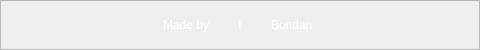
            <widget class="QFrame" name="frame_footer">
             <property name="minimumSize">
              <size>
               <width>0</width>
               <height>50</height>
              </size>
             </property>
             <property name="maximumSize">
              <size>
               <width>16777215</width>
               <height>50</height>
              </size>
             </property>
             <property name="frameShape">
              <enum>QFrame::StyledPanel</enum>
             </property>
             <property name="frameShadow">
              <enum>QFrame::Raised</enum>
             </property>
             <layout class="QHBoxLayout" name="horizontalLayout_2">
              <item>
               <widget class="QFrame" name="placeholder_left">
                <property name="frameShape">
                 <enum>QFrame::StyledPanel</enum>
                </property>
                <property name="frameShadow">
                 <enum>QFrame::Raised</enum>
                </property>
               </widget>
              </item>
              <item>
               <widget class="QLabel" name="madeby">
                <property name="minimumSize">
                 <size>
                  <width>191</width>
                  <height>0</height>
                 </size>
                </property>
                <property name="maximumSize">
                 <size>
                  <width>191</width>
                  <height>16777215</height>
                 </size>
                </property>
                <property name="styleSheet">
                 <string notr="true">font: 25 16pt &quot;SF Pro Display&quot;;
color: rgb(255, 255, 255);</string>
                </property>
                <property name="text">
                 <string>Made by</string>
                </property>
                <property name="alignment">
                 <set>Qt::AlignRight|Qt::AlignTrailing|Qt::AlignVCenter</set>
                </property>
               </widget>
              </item>
              <item>
               <widget class="QLabel" name="separator">
                <property name="minimumSize">
                 <size>
                  <width>50</width>
                  <height>0</height>
                 </size>
                </property>
                <property name="maximumSize">
                 <size>
                  <width>50</width>
                  <height>16777215</height>
                 </size>
                </property>
                <property name="styleSheet">
                 <string notr="true">font: 25 16pt &quot;SF Pro Display&quot;;
color: rgb(255, 255, 255);</string>
                </property>
                <property name="text">
                 <string>l</string>
                </property>
                <property name="alignment">
                 <set>Qt::AlignCenter</set>
                </property>
               </widget>
              </item>
              <item>
               <widget class="QLabel" name="bondan">
                <property name="minimumSize">
                 <size>
                  <width>191</width>
                  <height>0</height>
                 </size>
                </property>
                <property name="maximumSize">
                 <size>
                  <width>191</width>
                  <height>16777215</height>
                 </size>
                </property>
                <property name="styleSheet">
                 <string notr="true">font: 0 16pt &quot;SF Pro Display&quot;;
color: rgb(255, 255, 255);</string>
                </property>
                <property name="text">
                 <string>Bondan</string>
                </property>
                <property name="alignment">
                 <set>Qt::AlignLeading|Qt::AlignLeft|Qt::AlignVCenter</set>
                </property>
               </widget>
              </item>
              <item>
               <widget class="QFrame" name="placeholder_right">
                <property name="frameShape">
                 <enum>QFrame::StyledPanel</enum>
                </property>
                <property name="frameShadow">
                 <enum>QFrame::Raised</enum>
                </property>
               </widget>
              </item>
             </layout>
            </widget>
